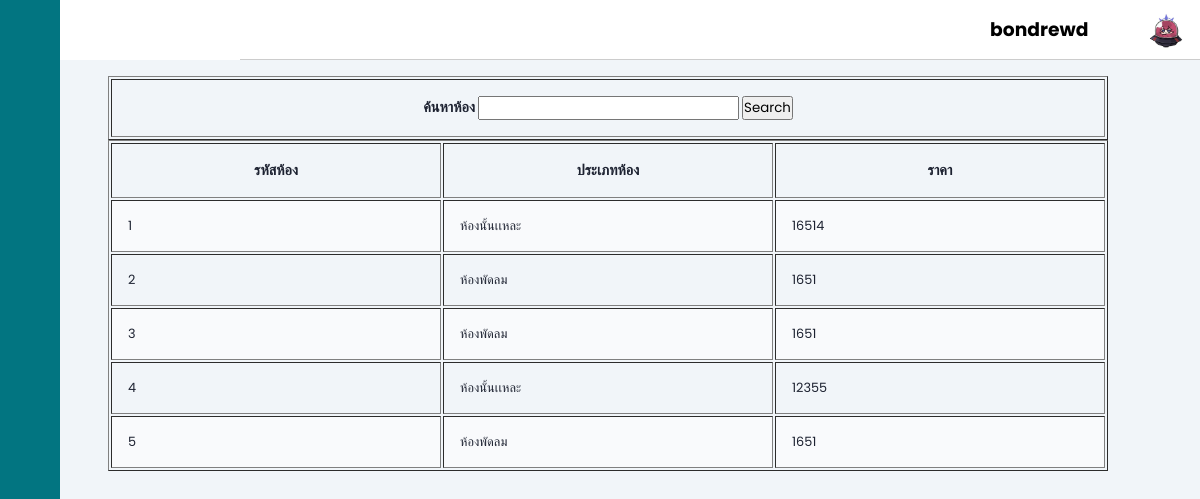
Screenshot of /viewroomM.php (signed in) with the database file from the repository.
### tables this page shows
CREATE TABLE `rooms` (
  `roomid` varchar(10) NOT NULL,
  `userroom` varchar(30) NOT NULL DEFAULT 'none',
  `typeroom` varchar(30) NOT NULL,
  `price` int(20) NOT NULL,
  `startdate` date NOT NULL,
  `recipe` varchar(30) NOT NULL,
  `image_id` tinyint(4) NOT NULL,
  `image_name` varchar(50) NOT NULL
);

### viewroomM.php (the view, shortened to what this page needs)
<?php
include 'connect.php';
include 'headbar.php';
?>
<!DOCTYPE html>
<html lang="en">
<head>
    <link rel="stylesheet" href="https://cdn.jsdelivr.net/gh/lykmapipo/themify-icons@0.1.2/css/themify-icons.css">
        <link rel="stylesheet" href="style.css">
</head>
<body>
<?php
            $strKeyword = null;
        ?>
    <?php
    $sql = "select * from rooms where roomid like '%".$strKeyword."%' ";
    $query = mysqli_query($con,$sql);
    ?>
    <div class="main-content">
    <main>
    <form name="resechdata" method="POST" action="<?php echo $_SERVER['SCRIPT_NAME'];?>">
        <table width = 1000 border="1">
            <tr>
                <th>ค้นหาห้อง
                    <input name="txtKeyword" type="text" id="txtKeyword" value="<?php echo $strKeyword ?>">
                    <input type="submit" value="Search">
                </th>
            </tr>
        </table>
    </form>
    <table width="1000" border="1">
            <tr>
                <th width= "100">รหัสห้อง</th>
                <th width= "100">ประเภทห้อง</th>
                <th width= "100">ราคา</th>
            </tr>
            <?php
                while($result=mysqli_fetch_array($query,MYSQLI_ASSOC))
                {
                  ?>
                  <tr>
                      <td><?php echo $result["roomid"];?></td>
                      <td><?php echo $result["typeroom"];?></td>
                      <td><?php echo $result["price"];?></td>
                  </tr>
                  <?php
                }
            ?>
    </table>
    </main>
    </div>
    </body>
</body>
</html>

### style.css (style rules this page uses)
:root { --main-color: #027581; --color-dark: #1D2231; --text-grey: #8390A2; }
* { font-family: 'Poppins', sans-serif; margin: 0; padding: 0; text-decoration: none; list-style-type: none; box-sizing: border-box; }
.main-content { position: relative; margin-left: 240px; transition: margin-left 500ms; }
main { margin-top: 60px; background: #f1f5f9; min-height: 90vh; padding: 1rem 3rem; }
th, td { font-size: .9rem; padding: 1rem 1rem; color: var(--color-dark); }
td { font-size: .8rem; }
tbody tr:nth-child(even) { background: #f9fafc; }
@media only screen and (max-width: 1200px) { .main-content { margin-left: 60px; } }

### rows the page displays
rooms: roomid "1", typeroom "ห้องนั้นเเหละ", price "16514"
rooms: roomid "2", typeroom "ห้องพัดลม", price "1651"
rooms: roomid "3", typeroom "ห้องพัดลม", price "1651"
rooms: roomid "4", typeroom "ห้องนั้นเเหละ", price "12355"
rooms: roomid "5", typeroom "ห้องพัดลม", price "1651"
